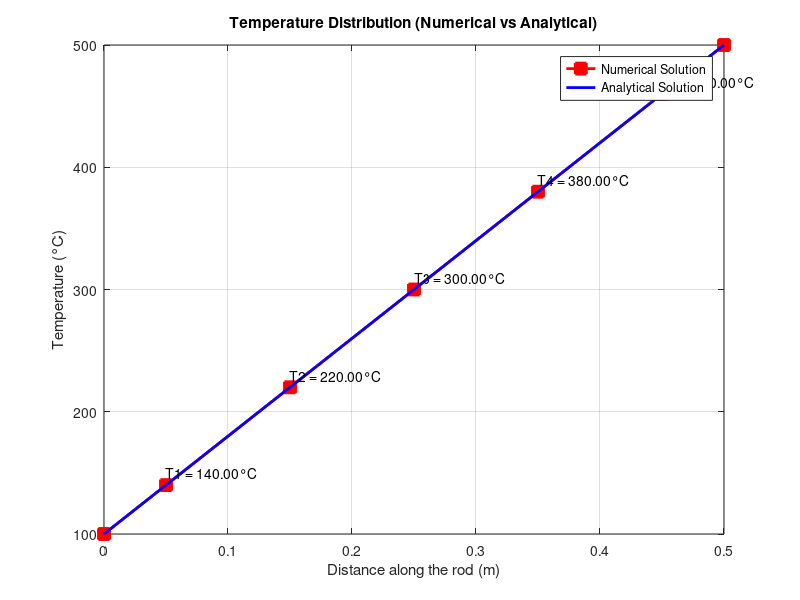

Here is the MATLAB script that generated this plot:
clc; clear; close all;

% Given Data
L = 0.5;       % Length of the rod (m)
N = 5;         % Number of internal nodes
T_A = 100;     % Left boundary temperature (°C)
T_B = 500;     % Right boundary temperature (°C)
k = 1000;      % Thermal conductivity (W/m·K)
A_cross = 0.01; % Cross-sectional area (m²)

% Compute grid spacing using dx = L/N
dx = L / N;

% Compute coefficients
a_W = (k * A_cross) / dx;  
a_E = (k * A_cross) / dx;  

% Initialize Coefficient Matrix A and RHS Vector B
A = zeros(N, N);
B = zeros(N, 1);

% Construct Coefficient Matrix A and RHS Vector B using For Loop
for i = 1:N
    if i == 1  % Left Boundary Node (P = 1)
        A(i, i) = (a_E + 2 * a_W);
        A(i, i+1) = -a_E;
        B(i) = 2 * a_W * T_A;  % Apply left boundary contribution
    elseif i == N  % Right Boundary Node (P = N)
        A(i, i) = (2 * a_E + a_W);
        A(i, i-1) = -a_W;
        B(i) = 2 * a_E * T_B;  % Apply right boundary contribution
    else  % Internal Nodes (2 ≤ P ≤ N-1)
        A(i, i) = (a_W + a_E);
        A(i, i-1) = -a_W;
        A(i, i+1) = -a_E;
        B(i) = 0;  % No source term in internal nodes
    end
end

% Solve for Internal Node Temperatures (T)
T_internal = A \ B;

% Compute x-values (cell centers) using x_P = (P - 0.5) * dx
P = 1:N;  % Node indices
x_P = (P - 0.5) * dx;  % Apply correct positioning formula

% Include boundary points
x_full = [0, x_P, L];  
T_full = [T_A; T_internal; T_B];  % Full temperature distribution

% Compute Analytical Solution: T(x) = 800x + 100
x_analytical = linspace(0, L, 100);
T_analytical = 800 * x_analytical + 100;

% Display Matrices
fprintf('Coefficient Matrix A:\n');
disp(A);
fprintf('RHS Vector B:\n');
disp(B);
fprintf('Computed Internal Temperatures:\n');
disp(T_internal);

% Plot Numerical vs Analytical Solution
figure;
plot(x_full, T_full, 'rs-', 'LineWidth', 2, 'MarkerSize', 8, 'MarkerFaceColor', 'r');
hold on;
plot(x_analytical, T_analytical, 'b-', 'LineWidth', 2);
hold off;

xlabel('Distance along the rod (m)');
ylabel('Temperature (°C)');
title('Temperature Distribution (Numerical vs Analytical)');
grid on;
legend('Numerical Solution', 'Analytical Solution');

% Mark Internal Node Values on the Plot
for i = 1:N
    text(x_full(i+1), T_internal(i) + 10, sprintf('T%d = %.2f°C', i, T_internal(i)), 'FontSize', 10, 'Color', 'black');
end
